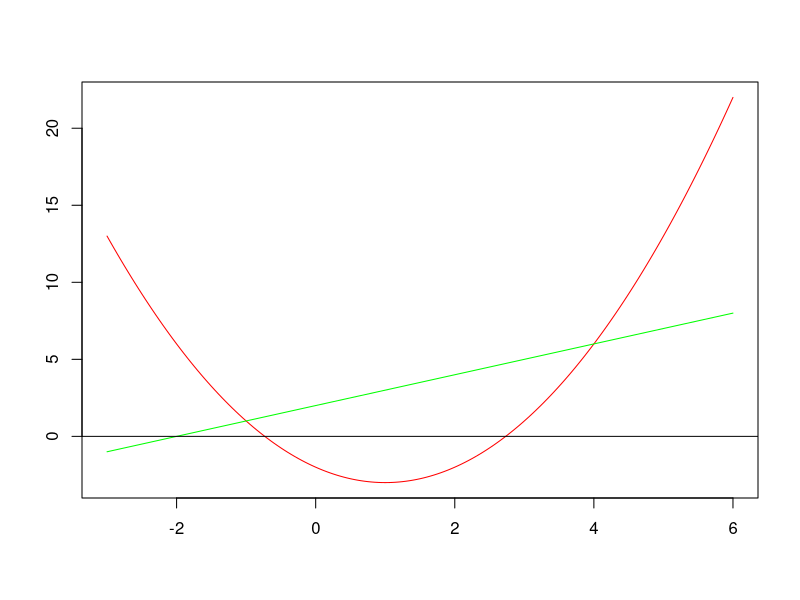
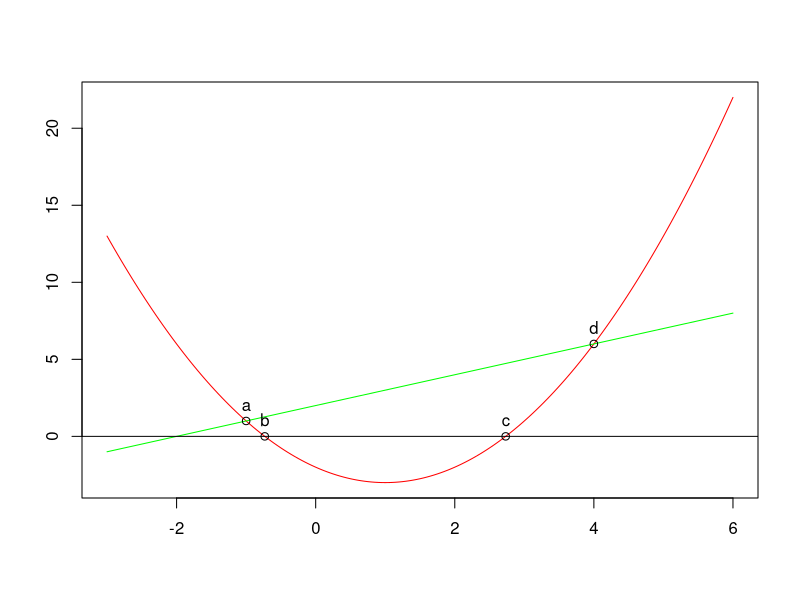

The R script that drew these images, in order:
## ---- chunk 1
knitr::opts_chunk$set(echo = TRUE)
## ---- chunk 2
eq = function(x) {
  return (2*x - 9)
}
area = integrate(eq, 4.5, 8.5)
print(area)
## ---- chunk 3
y_1 = function(x) {
  return(x**2 - 2*x - 2)
}

y_2 = function(x) {
  return(x + 2)
}

x_1 <- seq(-3, 6, 0.05)
plot(x_1, y_1(x_1), type='l', col="red", 
     xlab="", ylab="")
lines(x_1, y_2(x_1), col="green")
abline(h=0)
## ---- chunk 4
roots <- polyroot(c(-2, -2, 1))
## ---- chunk 5
intersects = polyroot(c(-4, -3, 1))
## ---- chunk 6
points_x = c(intersects[1], roots, intersects[2])
points_x
## ---- chunk 7
plot(x_1, y_1(x_1), type='l', col="red", 
     xlab="", ylab="")
lines(x_1, y_2(x_1), col="green")
points(points_x, y_1(points_x))
text(points_x, y_1(points_x), labels = c("a","b","c","d"), pos = 3)
abline(h=0)
## ---- chunk 8
# Find individual parts
a1 <- integrate(y_2, lower=points_x[1], upper=points_x[4])
a2 <- integrate(y_1, lower=points_x[1], upper=points_x[2])
a3 <- integrate(y_1, lower=points_x[3], upper=points_x[4])
a4 <- integrate(y_1, lower=points_x[2], upper=points_x[3])

# Combine individual parts 
# Last integral is negative because it is below the x-axis, so it needs to be negated
area <- a1$value-a2$value-a3$value-a4$value
area
